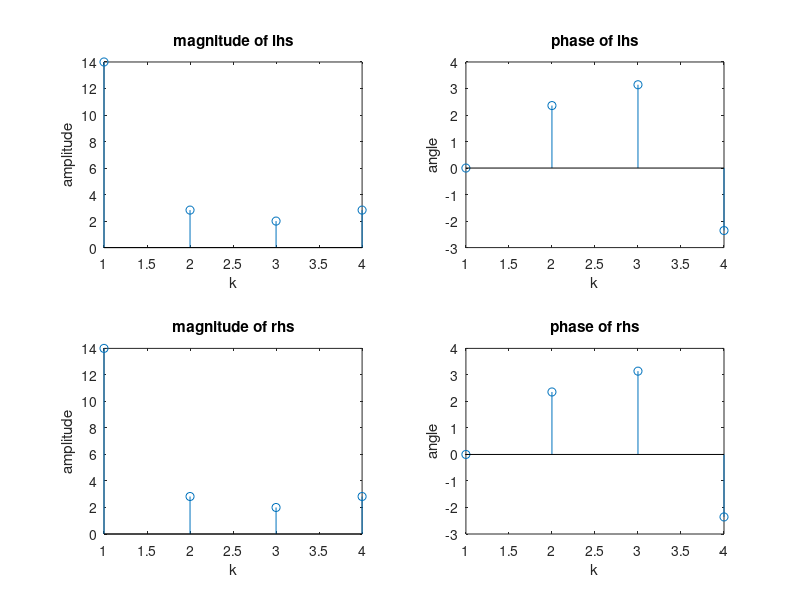

This figure's MATLAB source:
clc;
N=4;
n=1:N;
k=1:N;
xn=[2,3,4,5];
Xk=fft(xn);
lhs=Xk;
subplot(2,2,1);
stem(n,abs(lhs));
title('magnitude of lhs');
ylabel('amplitude');
xlabel('k');
subplot(2,2,2);
stem(n,angle(lhs));
title('phase of lhs');
ylabel('angle');
xlabel('k');
k=2:N;
rhs=Xk(1);
for k=2:N
  rhs(k)=fft(conj(Xk(N+2-k)));
end
subplot(2,2,3);
stem(n,abs(rhs));
title('magnitude of rhs');
ylabel('amplitude');
xlabel('k');
subplot(2,2,4);
stem(n,angle(rhs));
title('phase of rhs');
ylabel('angle');
xlabel('k');
